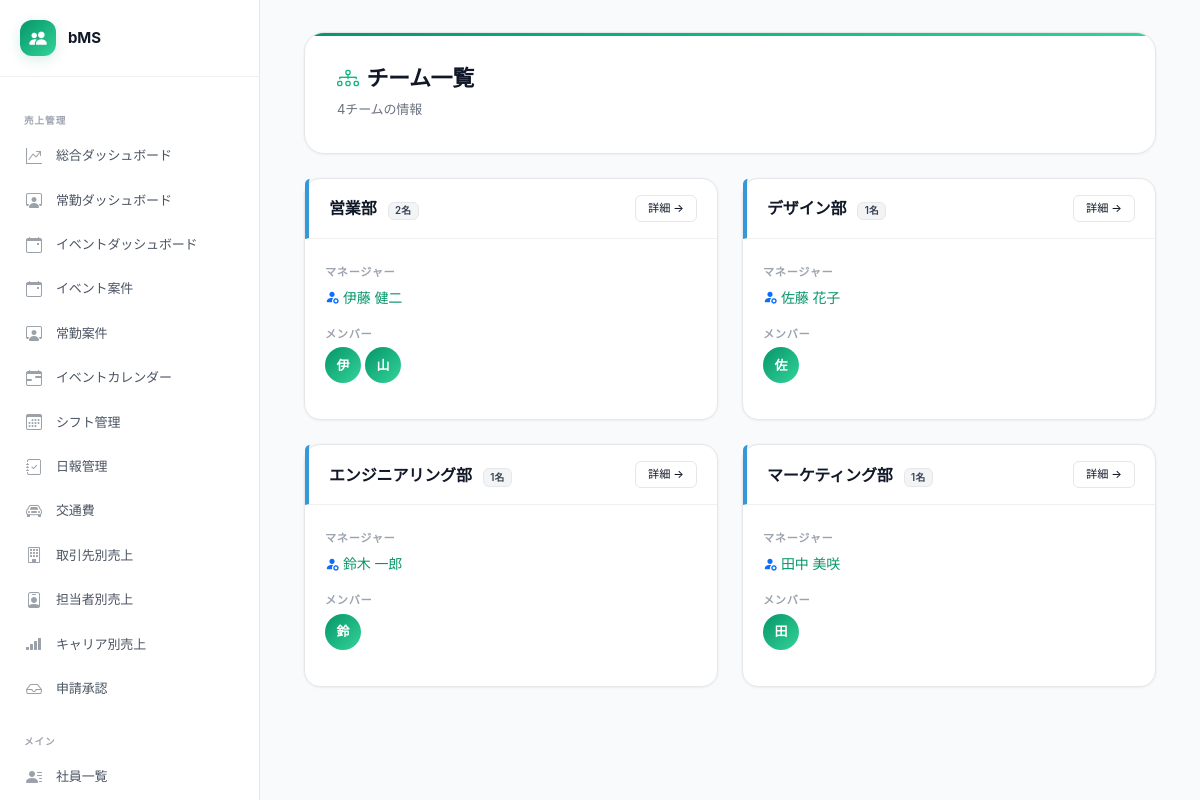
Screenshot of /public/teams.php (signed in) with the database file from the repository.
### tables this page shows
CREATE TABLE IF NOT EXISTS teams (
    id INT PRIMARY KEY AUTO_INCREMENT,
    name VARCHAR(100) NOT NULL,
    description TEXT,
    manager_id INT NULL,
    sub_manager_id INT NULL,
    strengths_analysis TEXT COMMENT 'ストレングスファインダー分析（AI生成）',
    spi_analysis TEXT COMMENT 'SPI分析（AI生成）',
    team_strengths TEXT COMMENT 'チームの強み',
    team_challenges TEXT COMMENT 'チームの課題',
    management_points TEXT COMMENT 'マネジメントの要点',
    ideal_recruit TEXT COMMENT 'このチームに合う人',
    sort_order INT DEFAULT 0,
    created_at TIMESTAMP DEFAULT CURRENT_TIMESTAMP,
    updated_at TIMESTAMP DEFAULT CURRENT_TIMESTAMP ON UPDATE CURRENT_TIMESTAMP
);

CREATE TABLE IF NOT EXISTS employees (
    id INT PRIMARY KEY AUTO_INCREMENT,
    employee_number VARCHAR(20) UNIQUE COMMENT '社員番号',
    name VARCHAR(100) NOT NULL COMMENT '氏名',
    name_kana VARCHAR(100) COMMENT '氏名（かな）',
    email VARCHAR(200) UNIQUE,
    department VARCHAR(100) COMMENT '部署',
    job_title VARCHAR(100) COMMENT '職種・役職',
    hire_date DATE COMMENT '入社日',
    birth_date DATE COMMENT '生年月日',
    photo_path VARCHAR(255) COMMENT '顔写真パス',
    bio TEXT COMMENT '自己紹介・プロフィール',
    career_summary TEXT COMMENT 'キャリアサマリー（AI生成）',
    strengths_text TEXT COMMENT '得意なこと',
    weaknesses_text TEXT COMMENT '苦手なこと',
    how_to_utilize TEXT COMMENT 'この人の活かし方（AI生成）',
    is_active TINYINT DEFAULT 1 COMMENT '在籍フラグ',
    created_at TIMESTAMP DEFAULT CURRENT_TIMESTAMP,
    updated_at TIMESTAMP DEFAULT CURRENT_TIMESTAMP ON UPDATE CURRENT_TIMESTAMP
);

### includes/functions.php (called while the page is built, shortened)
<?php
function h(mixed $value): string {
    return htmlspecialchars((string)($value ?? ''), ENT_QUOTES | ENT_HTML5, 'UTF-8');
}
function getAllTeams(?int $companyId = null): array {
    $db = getDB();
    $sql = 'SELECT t.*,
                   m.name AS manager_name,
                   sm.name AS sub_manager_name,
                   COUNT(tm.employee_id) AS member_count
            FROM teams t
            LEFT JOIN employees m ON t.manager_id = m.id
            LEFT JOIN employees sm ON t.sub_manager_id = sm.id
            LEFT JOIN team_members tm ON t.id = tm.team_id';
    $params = [];
    $sql .= ' GROUP BY t.id ORDER BY t.sort_order, t.name';
    $stmt = $db->prepare($sql);
    $stmt->execute($params);
    return $stmt->fetchAll();
}
function getTeamMembers(int $teamId): array {
    $db = getDB();
    $stmt = $db->prepare(
        'SELECT e.*, sf.achiever, sf.strategic, sf.learner, sf.maximizer,
                sf.relator, sf.futuristic, sf.analytical, sf.top5_text,
                sp.leadership, sp.teamwork, sp.problem_solving
         FROM employees e
         JOIN team_members tm ON e.id = tm.employee_id
         LEFT JOIN strengths_finder sf ON e.id = sf.employee_id
         LEFT JOIN spi_results sp ON e.id = sp.employee_id
         WHERE tm.team_id = ? AND e.is_active = 1
         ORDER BY e.name'
    );
    $stmt->execute([$teamId]);
    return $stmt->fetchAll();
}

### public/teams.php (the view, shortened to what this page needs)
<?php
require_once __DIR__ . '/../config/config.php';
require_once __DIR__ . '/../includes/functions.php';
$cid = getCompanyId();
$teams = getAllTeams($cid);
require_once __DIR__ . '/../includes/header.php';
?>
<div class="container-fluid">
    <div class="page-header">
        <h1><i class="bi bi-diagram-3 me-2"></i>チーム一覧</h1>
        <p><?= count($teams) ?>チームの情報</p>
    </div>
    <div class="row g-4">
        <?php foreach ($teams as $team): ?>
        <?php $members = getTeamMembers($team['id']); ?>
        <div class="col-lg-6">
            <div class="card h-100">
                <div class="card-header" style="border-left:4px solid #3498db">
                    <div class="d-flex justify-content-between align-items-center">
                        <div>
                            <span class="fw-bold fs-6"><?= h($team['name']) ?></span>
                            <span class="badge bg-light text-dark ms-2"><?= count($members) ?>名</span>
                        </div>
                        <a href="team.php?id=<?= $team['id'] ?>" class="btn btn-sm btn-outline-primary">詳細 →</a>
                    </div>
                </div>
                <div class="card-body">
                    <?php if ($team['manager_name']): ?>
                    <div class="mb-3">
                        <span class="info-label">マネージャー</span>
                        <div class="mt-1">
                            <a href="employee.php?id=<?= $team['manager_id'] ?>" class="text-decoration-none">
                                <i class="bi bi-person-fill-gear me-1 text-primary"></i><?= h($team['manager_name']) ?>
                            </a>
                        </div>
                    </div>
                    <?php endif; ?>
                    <div class="mb-3">
                        <div class="info-label mb-1">メンバー</div>
                        <div class="d-flex flex-wrap gap-1">
                            <?php foreach ($members as $m): ?>
                            <a href="employee.php?id=<?= $m['id'] ?>" data-bs-toggle="tooltip" title="<?= h($m['name']) ?>"
                               style="width:36px;height:36px;border-radius:50%;background:linear-gradient(135deg,#059669,#34d399);display:inline-flex;align-items:center;justify-content:center;color:#fff;font-weight:700;font-size:13px;text-decoration:none">
                                <?= h(mb_substr($m['name'], 0, 1)) ?>
                            </a>
                            <?php endforeach; ?>
                        </div>
                    </div>
                </div>
            </div>
        </div>
        <?php endforeach; ?>
    </div>
</div>
<?php require_once __DIR__ . '/../includes/footer.php'; ?>

### public/assets/css/style.css (style rules this page uses)
:root { --n50: #f9fafb; --n100: #f3f4f6; --n200: #e5e7eb; --n300: #d1d5db; --n400: #9ca3af; --n500: #6b7280; --n600: #4b5563; --n700: #374151; --n800: #1f2937; --n900: #111827; --a50: #ecfdf5; --a100: #d1fae5; --a200: #a7f3d0; --a400: #34d399; --a500: #10b981; --a600: #059669; --a700: #047857; --green: #10b981; --green-light: #ecfdf5; --amber: #f59e0b; --amber-light: #fffbeb; --red: #ef4444; --red-light: #fef2f2; --cyan: #06b6d4; --purple: #8b5cf6; --bg: #f9fafb; --bg-card: #ffffff; --bg-nav: #ffffff; --bg-muted: var(--n50); --text: var(--n900); --text-sub: var(--n500); --text-dim: var(--n400); --border: var(--n200); --border-light: #f0f0f0; --accent: var(--a600); --grad-green: linear-gradient(135deg, #059669, #34d399); --grad-dark: linear-gradient(135deg, #1f2937, #374151); --grad-hero: linear-gradient(135deg, #059669 0%, #10b981 50%, #34d399 100%); --grad-subtle: linear-gradient(135deg, rgba(5,150,105,.04), rgba(52,211,153,.02)); --sans: 'Noto Sans JP', 'Inter', -apple-system, BlinkMacSystemFont, 'Segoe UI', sans-serif; --mono: 'JetBrains Mono', 'SF Mono', monospace; --xs: .7rem; --sm: .8125rem; --base: .875rem; --md: .9375rem; --lg: 1rem; --xl: 1.125rem; --2xl: 1.375rem; --3xl: 1.75rem; --4xl: 2.25rem; --sp1:4px; --sp2:8px; --sp3:12px; --sp4:16px; --sp5:20px; --sp6:24px; --sp8:32px; --sp10:40px; --sp12:48px; --r-sm:6px; --r:8px; --r-lg:12px; --r-xl:16px; --r-2xl:20px; --r-full:9999px; --sh-xs: 0 1px 2px rgba(0,0,0,.04); --sh-sm: 0 1px 3px rgba(0,0,0,.05), 0 1px 2px rgba(0,0,0,.03); --sh-md: 0 4px 6px -1px rgba(0,0,0,.05), 0 2px 4px -2px rgba(0,0,0,.03); --sh-lg: 0 10px 15px -3px rgba(0,0,0,.06), 0 4px 6px -4px rgba(0,0,0,.04); --sh-xl: 0 20px 25px -5px rgba(0,0,0,.06), 0 8px 10px -6px rgba(0,0,0,.04); --sh-ring: 0 0 0 1px rgba(0,0,0,.04); --sh-green: 0 4px 14px rgba(5,150,105,.15); --sh-card: 0 1px 3px rgba(0,0,0,.04), 0 0 0 1px rgba(0,0,0,.02); --ease: cubic-bezier(.4,0,.2,1); --spring: cubic-bezier(.34,1.56,.64,1); --dur: 180ms; --dur-slow: 300ms; }
*, *::before, *::after { box-sizing: border-box; }
body { font-family: var(--sans); background: var(--bg); color: var(--text); font-size: var(--base); line-height: 1.65; letter-spacing: -.01em; -webkit-font-smoothing: antialiased; -moz-osx-font-smoothing: grayscale; margin: 0; }
a { color: var(--accent); text-decoration: none; transition: color var(--dur) var(--ease); }
.main-wrapper > .container-fluid { animation: fadeInUp .35s var(--ease) both; }
.container-fluid { max-width: 1320px; }
.card { border: 1px solid var(--border); border-radius: var(--r-xl); background: var(--bg-card); box-shadow: var(--sh-card); transition: all var(--dur-slow) var(--ease); }
.card-header { background: transparent; border-bottom: 1px solid var(--border-light); padding: var(--sp4) var(--sp5); font-weight: 600; font-size: var(--sm); color: var(--text); }
.card-body { padding: var(--sp5); }
.page-header { background: var(--bg-card); color: var(--text); border-radius: var(--r-2xl); padding: var(--sp8) var(--sp8); margin-bottom: var(--sp6); border: 1px solid var(--border); position: relative; overflow: hidden; box-shadow: var(--sh-card); }
.page-header::before { content: ''; position: absolute; top: 0; left: 0; right: 0; height: 3px; background: var(--grad-hero); display: block; }
.page-header::after { display: none; }
.page-header h1 { font-size: var(--2xl); font-weight: 700; margin: 0; letter-spacing: -.02em; color: var(--text); }
.page-header h1 i { color: var(--a500); }
.page-header p { margin: var(--sp2) 0 0; color: var(--text-sub); font-size: var(--sm); }
.btn { font-size: var(--sm); font-weight: 500; border-radius: var(--r); padding: 7px var(--sp4); transition: all var(--dur) var(--ease); letter-spacing: 0; position: relative; }
.btn-outline-primary { color: var(--n900); border-color: var(--border); }
.btn-sm { font-size: var(--xs); padding: 4px 12px; border-radius: var(--r-sm); }
.info-label { font-size: var(--xs); color: var(--text-dim); font-weight: 600; text-transform: uppercase; letter-spacing: .06em; }
.badge { font-weight: 600; letter-spacing: .02em; }
.badge.bg-light { background: var(--n100) !important; color: var(--n700) !important; border: 1px solid var(--border); }

### rows the page displays
teams: name "営業部", count($members) "2", manager.name "伊藤 健二"
employees: name "伊"
employees: name "山"
teams: name "デザイン部", count($members) "1", manager.name "佐藤 花子"
employees: name "佐"
teams: name "エンジニアリング部", count($members) "1", manager.name "鈴木 一郎"
employees: name "鈴"
teams: name "マーケティング部", count($members) "1", manager.name "田中 美咲"
employees: name "田"

### other values shown
$label "売上管理 メイン"
$label "総合ダッシュボード 常勤ダッシュボード イベントダッシュボード イベント案件 常勤案件 イベントカレンダー シフト管理 日報管理 交通費 取引先別売上 担当者別売上 キャリア別売上 申請承認 社員一覧"
count($teams) "4"
